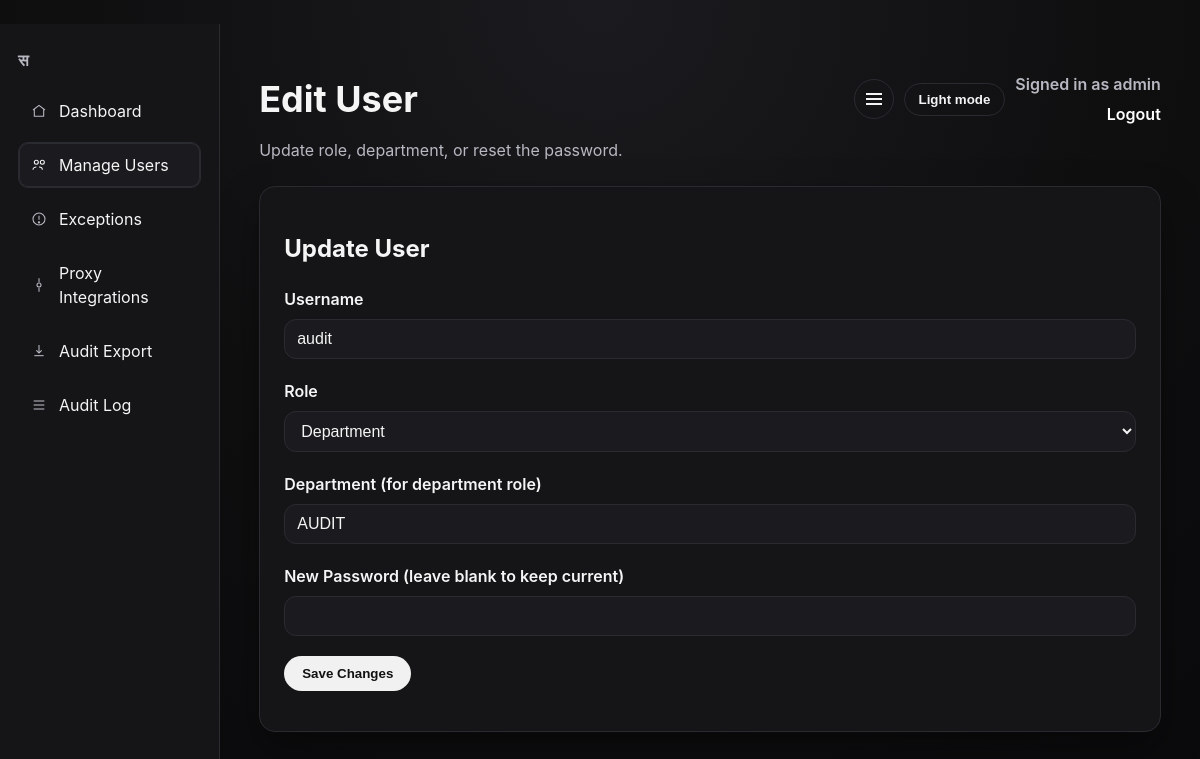
Before: /admin/users/2/edit (signed in) with the older database file.
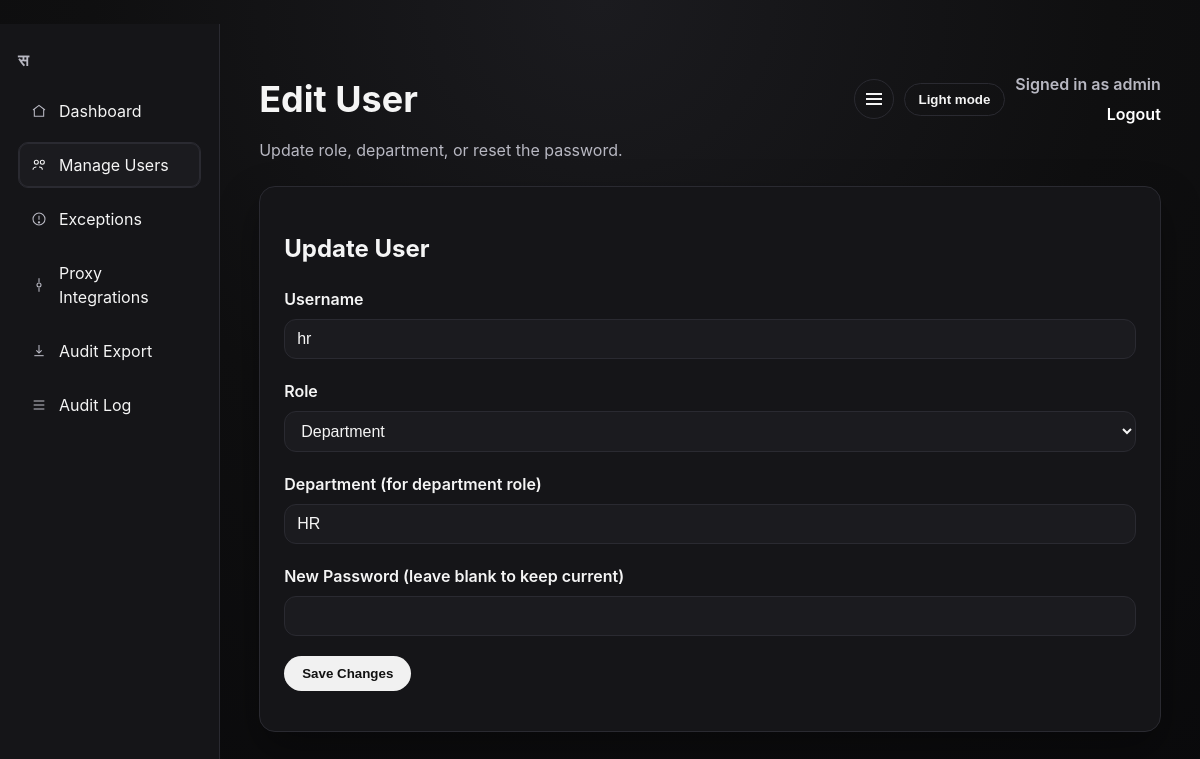
After: the same page with the newer database file.
### tables this page shows
CREATE TABLE users (
        id INTEGER PRIMARY KEY AUTOINCREMENT,
        username TEXT UNIQUE NOT NULL,
        password_hash TEXT NOT NULL,
        role TEXT NOT NULL,
        department TEXT
    );

### recon/routes_admin.py (the view, shortened to what this page needs)
    @app.route("/admin/users/<int:user_id>/edit", methods=["GET", "POST"])
    def admin_user_edit(user_id: int):
        user = current_user()
        if not user or user["role"] != "admin":
            return redirect(url_for("login"))
        target = get_user_by_id(user_id)
        if not target:
            return redirect(url_for("admin_users", error="User not found."))
        error = None
        departments = []
        data = get_recon()
        if data:
            departments = sorted({row.get("department", "") for row in data["itam_rows"] if row.get("department", "")})
        return render_template(
            "admin_user_edit.html",
            user=user,
            target=target,
            error=error,
            departments=departments,
        )

### recon/auth.py (called while the page is built)
def current_user():
    user_id = session.get("user_id")
    if not user_id:
        return None
    user = get_user_by_id(user_id)
    if not user:
        return None
    return {
        "id": user["id"],
        "username": user["username"],
        "role": user["role"],
        "department": user["department"],
    }

### recon/db.py (called while the page is built)
def _ensure_core_schema(conn):
    for statement in SCHEMA_STATEMENTS:
        conn.execute(statement)
    conn.commit()

def db_connect():
    DATA_DIR.mkdir(parents=True, exist_ok=True)
    UPLOADS_DIR.mkdir(parents=True, exist_ok=True)
    conn = sqlite3.connect(DB_PATH)
    conn.row_factory = sqlite3.Row
    _ensure_core_schema(conn)
    return conn

def get_user_by_id(user_id: int):
    conn = db_connect()
    try:
        cur = conn.execute("SELECT * FROM users WHERE id = ?", (user_id,))
        return cur.fetchone()
    finally:
        conn.close()

### recon/state.py (called while the page is built)
def get_recon():
    return LAST_RECON

### templates/admin_user_edit.html (shortened to what the changed rows need)
﻿<!doctype html>
<html lang="en">
  <head>
    <link rel="stylesheet" href="{{ url_for('static', filename='style.css') }}?v=20260205" />
  </head>
  <body>
    <div class="layout">
      <main class="page">
      <header class="hero row">
        <div>
          <h1>Edit User</h1>
        </div>
      </header>
      <section class="card">
        <h2>Update User</h2>
        <form method="post" class="form">
          <label class="field">
            <span>Username</span>
            <input type="text" name="username" value="{{ target.username }}" required />
          </label>
          <label class="field">
            <span>Role</span>
            <select name="role" required>
              <option value="department" {% if target.role == 'department' %}selected{% endif %}>Department</option>
            </select>
          </label>
          <label class="field">
            <span>Department (for department role)</span>
            <input type="text" name="department" value="{{ target.department or '' }}" list="dept-options" />
          </label>
        </form>
      </section>
      </main>
    </div>
  </body>
</html>

Changed rows visible on the page:
changed users "Department": username "audit" → "hr"; department "AUDIT" → "HR"
